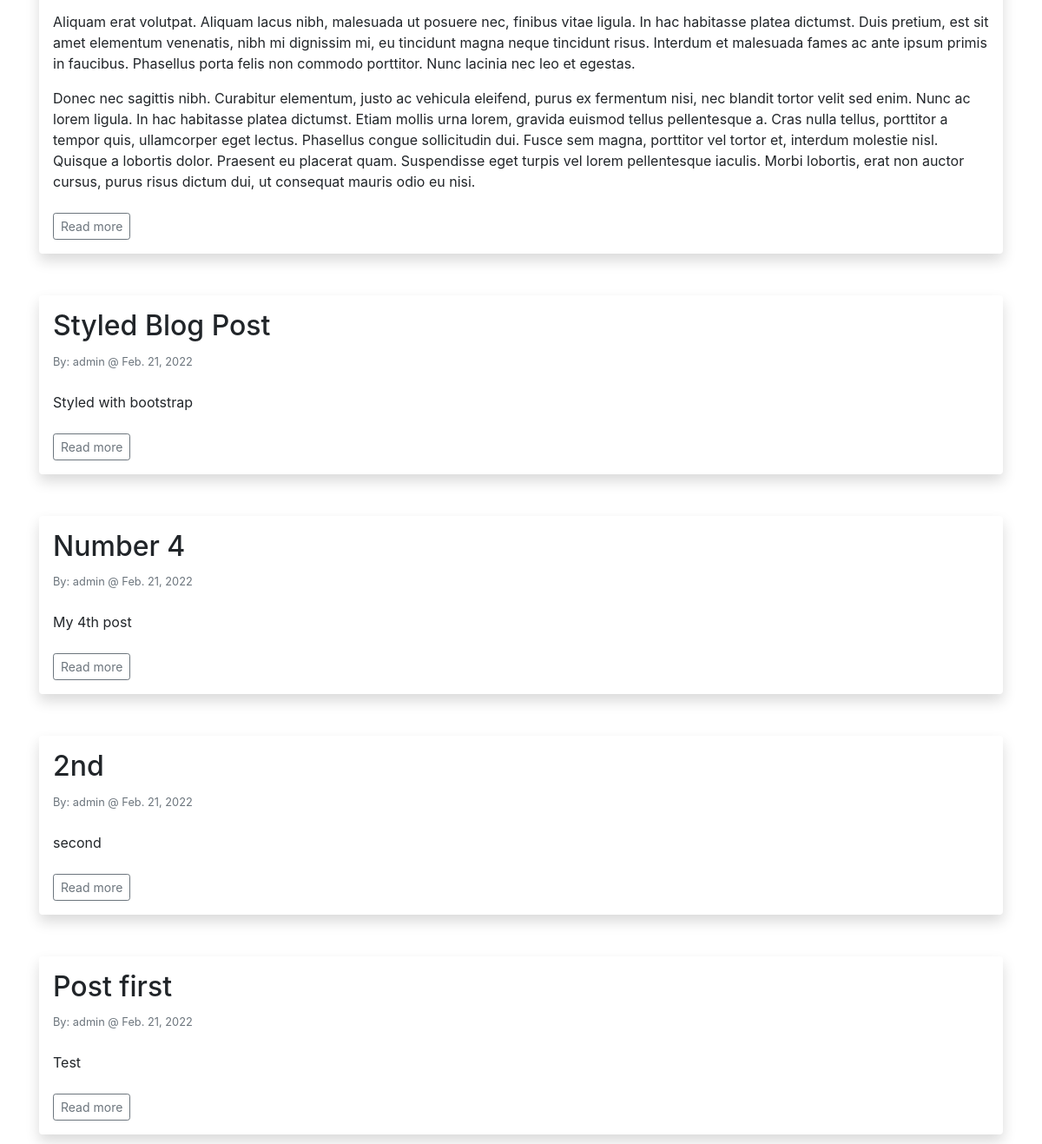
The app's page / (lower part), older data.
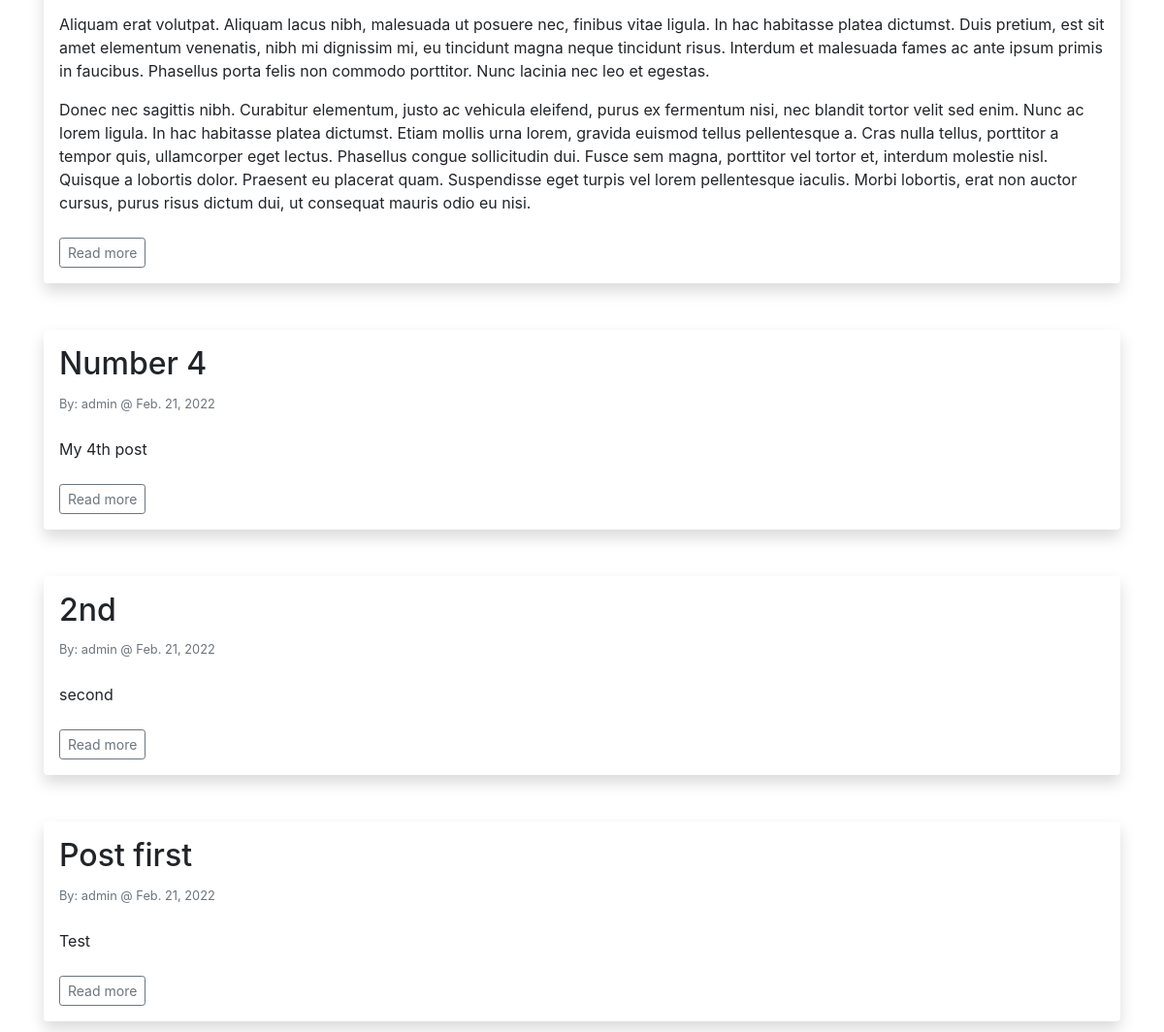
The same page, newer data.
### theblog/models.py (models this page shows, shortened)
class Post(models.Model):
    title = models.CharField(max_length=255, blank=True)
    header_image = models.ImageField(null=True, blank=True, upload_to='images/')
    title_tag = models.CharField(max_length=255)
    author = models.ForeignKey(User, on_delete=models.CASCADE)
    body = RichTextField(blank=True, null=True)
    post_date = models.DateField(auto_now_add=True)
    category = models.CharField(max_length=255, default='general')
    snippet = models.CharField(max_length=255)
    likes = models.ManyToManyField(User, related_name='blog_posts')

### theblog/views.py (the view)
# urls.py: path('', HomeView.as_view(), name="home"),
class HomeView(ListView):
    model = Post
    template_name = 'home.html'
    ordering = ['-id']
    def get_context_data(self, *args, **kwargs):
        cat_menu = Category.objects.all()
        context = super(HomeView, self).get_context_data(*args, **kwargs)
        context["cat_menu"] = cat_menu
        return context

### theblog/models.py (called while the page is built)
    def __str__(self):
        return self.name

### theblog/templates/home.html (shortened to what this page needs)
{% extends 'base.html' %}
{% load bootstrap_icons %}
{% load static %}
{% block content %}
<link rel="stylesheet" type="text/css" href="{% static 'moodyblog/css/home.css' %}"/>
{% for post in object_list %}
    <div class="shadow p-3 mb-5 bg-body rounded">
        <h2>{{ post.title }}</h2>
        <small class="text-muted">By: {{ post.author.username }} @ {{ post.post_date }}</small>
        <br/><br/>
        {{ post.body|safe }}<br/><br/>
        <a href="{% url 'article-detail' author=post.author.username pk=post.id %}" class="btn btn-outline-secondary btn-sm">Read more</a>
    </div>
{% endfor %}
{% endblock %}

Row changes from the older to the newer data that the page shows:
removed Post: title "Styled Blog Post", author.username "admin", post_date "Feb. 21, 2022", body "Styled with bootstrap"
